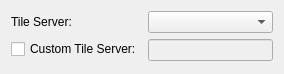
<?xml version="1.0" encoding="UTF-8"?>
<ui version="4.0">
 <class>OSMRSettingsDialog</class>
 <widget class="QDialog" name="OSMRSettingsDialog">
  <property name="geometry">
   <rect>
    <x>0</x>
    <y>0</y>
    <width>284</width>
    <height>74</height>
   </rect>
  </property>
  <property name="windowTitle">
   <string>Advanced Settings</string>
  </property>
  <layout class="QFormLayout" name="formLayout">
   <property name="fieldGrowthPolicy">
    <enum>QFormLayout::AllNonFixedFieldsGrow</enum>
   </property>
   <item row="0" column="0">
    <widget class="QLabel" name="label">
     <property name="text">
      <string>Tile Server:</string>
     </property>
    </widget>
   </item>
   <item row="0" column="1">
    <widget class="QComboBox" name="server"/>
   </item>
   <item row="1" column="0">
    <widget class="QCheckBox" name="custom">
     <property name="text">
      <string>Custom Tile Server:</string>
     </property>
    </widget>
   </item>
   <item row="1" column="1">
    <widget class="QLineEdit" name="customServer">
     <property name="enabled">
      <bool>false</bool>
     </property>
    </widget>
   </item>
  </layout>
 </widget>
 <resources/>
 <connections>
  <connection>
   <sender>custom</sender>
   <signal>toggled(bool)</signal>
   <receiver>customServer</receiver>
   <slot>setEnabled(bool)</slot>
   <hints>
    <hint type="sourcelabel">
     <x>132</x>
     <y>50</y>
    </hint>
    <hint type="destinationlabel">
     <x>207</x>
     <y>51</y>
    </hint>
   </hints>
  </connection>
  <connection>
   <sender>custom</sender>
   <signal>toggled(bool)</signal>
   <receiver>server</receiver>
   <slot>setDisabled(bool)</slot>
   <hints>
    <hint type="sourcelabel">
     <x>121</x>
     <y>48</y>
    </hint>
    <hint type="destinationlabel">
     <x>184</x>
     <y>21</y>
    </hint>
   </hints>
  </connection>
 </connections>
</ui>
